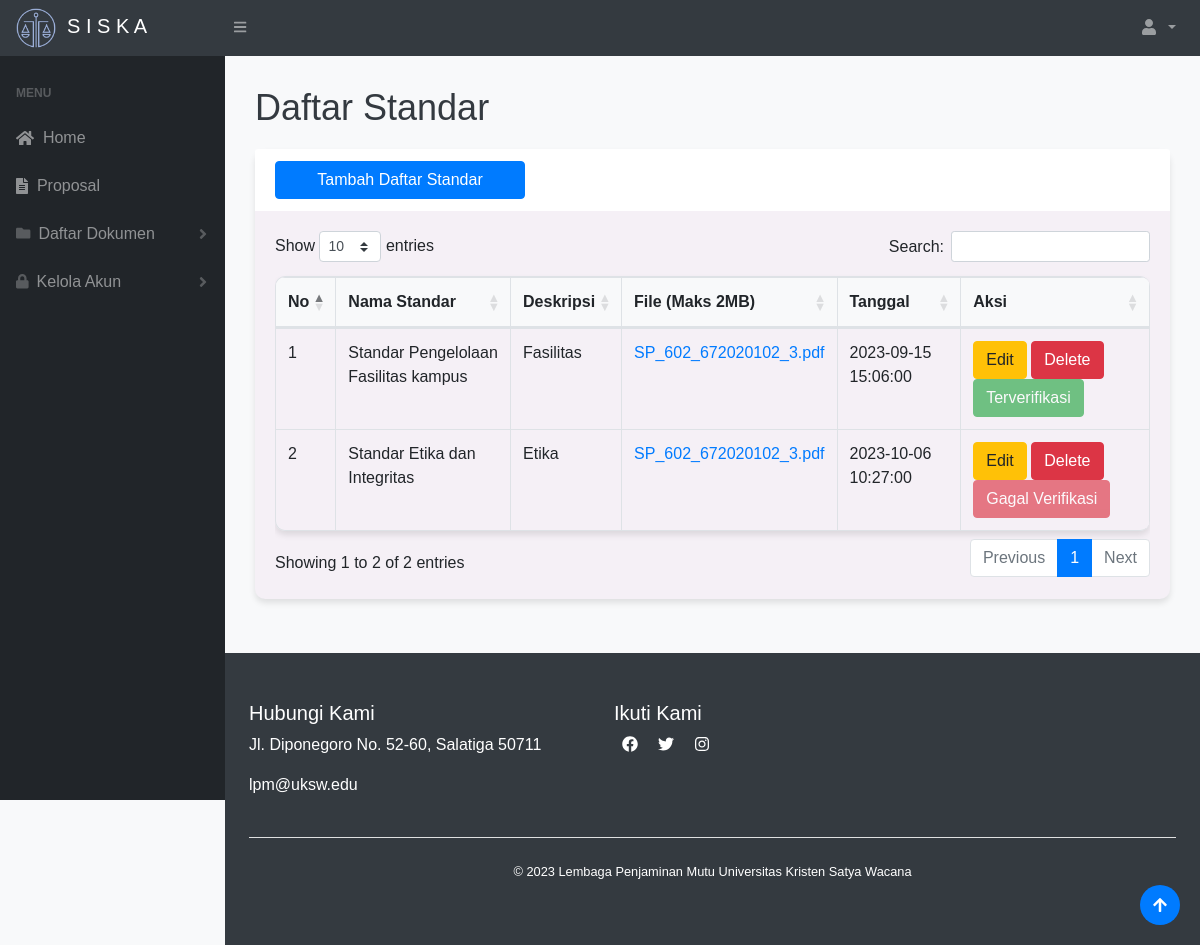
The app's page /superadmin/standar.php (signed in) with its own data.
### tables this page shows
CREATE TABLE `standar` (
  `idstandar` int(11) NOT NULL,
  `namastandar` varchar(50) NOT NULL,
  `deskripsi` varchar(150) NOT NULL,
  `file` varchar(50) NOT NULL,
  `tanggal` datetime NOT NULL,
  `status` int(11) NOT NULL
);

### superadmin/standar.php (the view, shortened to what this page needs)
<?php
require "../function.php";
if (isset($_SESSION['log']) && $_SESSION['role'] === 'superadmin') {
?>
    <!DOCTYPE html>
    <html lang="en">
    <head>
        <link href="../css/styles.css" rel="stylesheet" />
        <link href="../css/tambah.css" rel="stylesheet" />
        <link href="https://cdn.datatables.net/1.10.20/css/dataTables.bootstrap4.min.css" rel="stylesheet" />
    </head>
    <body class="sb-nav-fixed">
        <?php include('../navbar.php'); ?>
        <div id="layoutSidenav">
            <div id="layoutSidenav_nav">
                <?php include('sidebar.php'); ?>
            </div>
            <div id="layoutSidenav_content">
                <main>
                    <div class="container-fluid">
                        <h1>Daftar Standar </h1>
                        <div class="card mb-4">
                            <div class="card-header">
                                <button type="button" class="btn btn-primary" data-toggle="modal" data-target="#myModal">
                                    Tambah Daftar Standar
                                </button>
                            </div>
                            <div class="card-body">
                                <div class="table-responsive">
                                    <table class="table table-bordered" id="dataTable" width="100%" cellspacing="0">
                                        <thead>
                                            <tr>
                                                <th>No</th>
                                                <th>Nama Standar</th>
                                                <th>Deskripsi</th>
                                                <th>File (Maks 2MB)</th>
                                                <th>Tanggal</th>
                                                <th>Aksi</th>
                                            </tr>
                                        </thead>
                                        <tbody>
                                            <?php
                                            $ambilsemuadatastandar = mysqli_query($conn, "select * from standar");
                                            $i = 1;
                                            while ($data = mysqli_fetch_array($ambilsemuadatastandar)) {
                                                $namastandar  = $data['namastandar'];
                                                $deskripsi = $data['deskripsi'];
                                                $file = $data['file'];
                                                $ids = $data['idstandar'];
                                                $tanggal = $data['tanggal'];
                                            ?>
                                                <tr>
                                                    <td><?= $i++; ?></td>
                                                    <td><?= $namastandar; ?></td>
                                                    <td><?= $deskripsi; ?></td>
                                                    <td><a href="../assets/standar/pdf/<?= $file; ?>" target="_blank"><?= $file; ?></a></td>
                                                    <td><?= $tanggal; ?></td>
                                                    <td>
                                                        <button type="button" class="btn btn-warning" data-toggle="modal" data-target="#edit<?= $ids; ?>">
                                                            Edit
                                                        </button>
                                                        <button type="button" class="btn btn-danger" data-toggle="modal" data-target="#delete<?= $ids; ?>">
                                                            Delete
                                                        </button>
                                                        <?php
                                                        if ($data['status'] == 1) {
                                                            echo '<button type="button" class="btn btn-success" disabled>Terverifikasi</button>';
                                                        } else if ($data['status'] == 2) {
                                                            echo '<button type="button" class="btn btn-danger" disabled>Gagal Verifikasi</button>';
                                                        } else {
                                                            echo '<button type="button" class="btn btn-success" data-toggle="modal" data-target="#verifikasi' . $ids . '">Verifikasi</button>';
                                                        }
                                                        ?>
                                                    </td>
                                                </tr>
                                            <?php
                                            };
                                            ?>
                                        </tbody>
                                    </table>
                                </div>
                            </div>
                        </div>
                        <button onclick="topFunction()" id="myBtn" title="Go to top"><i class="fas fa-arrow-up"></i></button>
                </main>
                <?php include('../footer.php'); ?>
            </div>
        </div>
    </body>
    </html>
<?php
} else {
    header("location:../index.php");
    exit();
}
?>

### css/tambah.css (style rules this page uses)
body { font-family: Arial, sans-serif; background-color: #f8f9fa; }
.container-fluid { padding: 30px; }
h1 { font-size: 36px; margin-bottom: 20px; color: #343a40; }
.card { margin-bottom: 30px; border: none; border-radius: 10px; box-shadow: 0 4px 6px rgba(0, 0, 0, 0.1); }
.card-header { background-color: #fff; border-bottom: none; }
.card-body { padding: 20px; }
table { width: 100%; border-collapse: collapse; border-radius: 10px; overflow: hidden; box-shadow: 0 4px 6px rgba(0, 0, 0, 0.1); }
th, td { padding: 12px 15px; text-align: left; border-bottom: 1px solid #e9ecef; }
th { background-color: #f8f9fa; }
a { text-decoration: none; }
#myBtn { position: fixed; bottom: 20px; right: 20px; background: none; border: none; padding: 0; cursor: pointer; width: 40px; height: 40px; border-radius: 50%; background-color: #007bff; color: #fff; display: flex; justify-content: center; align-items: center; }

### records on screen
standar: namastandar "Standar Pengelolaan Fasilitas kampus", deskripsi "Fasilitas", file "SP_602_672020102_3.pdf", tanggal "2023-09-15 15:06:00", status "Terverifikasi"
standar: namastandar "Standar Etika dan Integritas", deskripsi "Etika", file "SP_602_672020102_3.pdf", tanggal "2023-10-06 10:27:00", status "Gagal Verifikasi"
